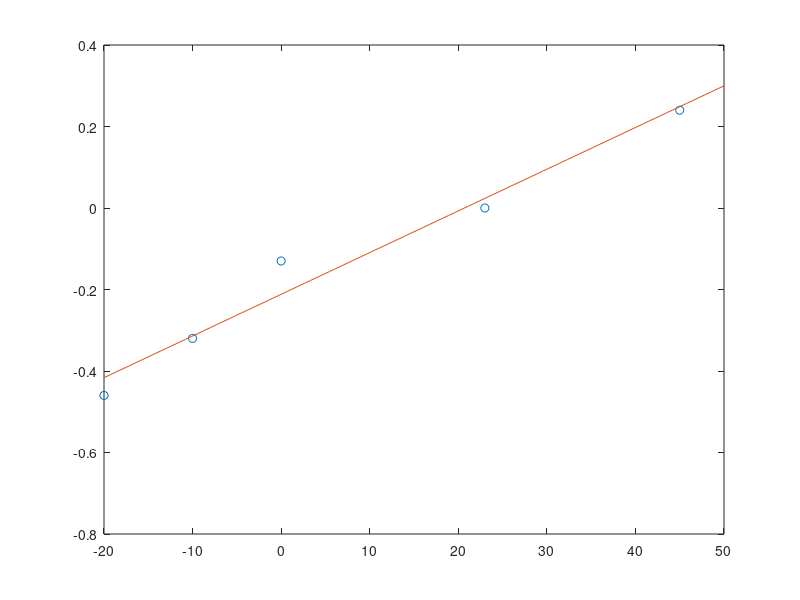

Write MATLAB code to recreate this figure.
% Source: "Dynamic Lithium-Ion Battery Model for System Simulation"
% ΔE(T) : Temperature correction of the potential (V)
% This script finds the best fitting line for the given data

x = [-20, -10, 0, 23, 45];
y = [-0.46, -0.32, -0.13, 0, 0.24];

coeff = polyfit(x, y, 1)

x1 = linspace(-20, 50);
y1 = polyval(coeff,x1);

figure
plot(x,y,'o')
hold on
plot(x1,y1)
hold off